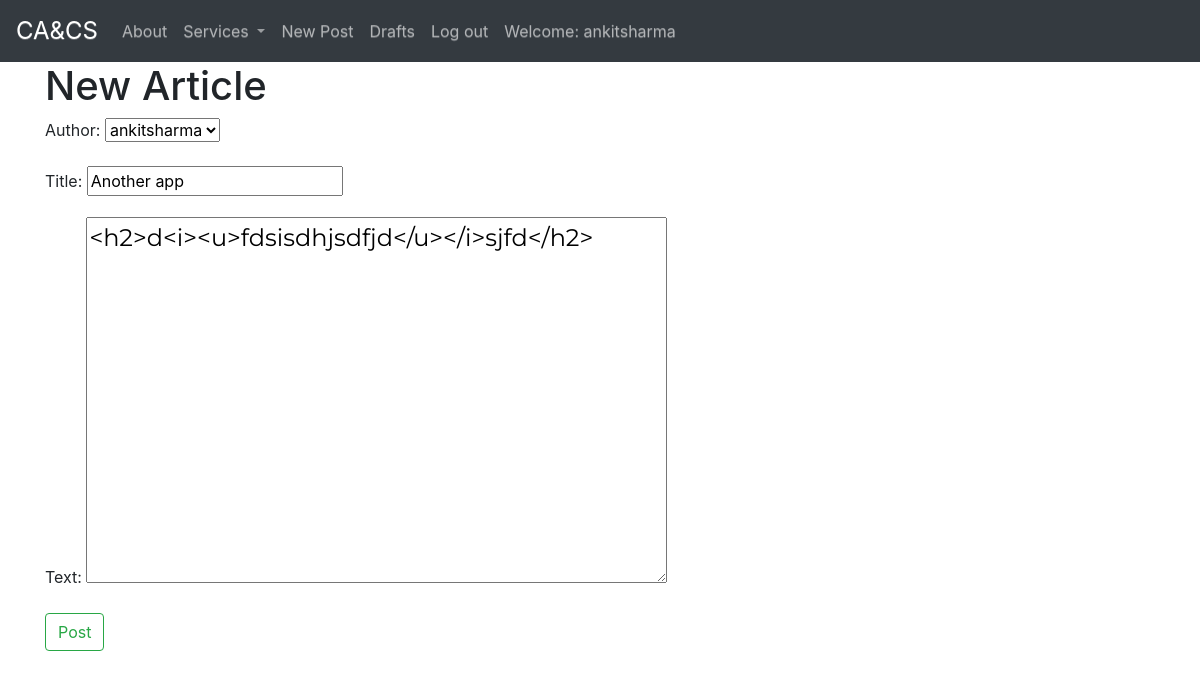
Screenshot of /post/2/edit/ (signed in) with the database file from the repository.
### blog/models.py (models this page shows, shortened)
class Post(models.Model):
    author = models.ForeignKey('auth.User',on_delete=models.CASCADE,)
    title = models.CharField(max_length=200)
    text = RichTextUploadingField()
    created_date = models.DateTimeField(default=timezone.now)
    published_date = models.DateTimeField(blank=True, null=True)

### blog/views.py (the view)
# urls.py: re_path(r'^post/(?P<pk>\d+)/edit/$', views.PostUpdateView.as_view(), name='post_edit'),
class PostUpdateView(LoginRequiredMixin,UpdateView):
    login_url = '/login/'
    redirect_field_name = 'blog/post_detail.html'
    form_class = PostForm
    model = Post

### blog/forms.py
class PostForm(forms.ModelForm):
    class Meta:
        model = Post
        fields = ('author','title', 'text',)
        widgets = {
            'title': forms.TextInput(attrs={'class': 'textinputclass'}),
            'text': forms.Textarea(attrs={'class': 'editable medium-editor-textarea postcontent'}),
        }

### blog/templates/blog/post_form.html (shortened to what this page needs)
{% extends 'blog/base.html' %}
{% block content %}
    <h1>New Article</h1>
    <form method="POST" class="post-form">
    {{form.as_p}}
    <button type="submit" class="btn btn-outline-success">Post</button>
    </form>
{% endblock %}

### blog/templates/blog/base.html (shortened to what this page needs)
<!DOCTYPE html>
{% load staticfiles %}
<html>
    <head>
        <link rel="stylesheet" href="https://maxcdn.bootstrapcdn.com/bootstrap/4.1.3/css/bootstrap.min.css">
        <link rel="stylesheet" href="https://use.fontawesome.com/releases/v5.4.2/css/all.css">
        <link rel="stylesheet" href="https://maxcdn.bootstrapcdn.com/bootstrap/3.3.7/css/bootstrap-theme.min.css">
        <link rel="stylesheet" href="//cdn.jsdelivr.net/medium-editor/latest/css/medium-editor.min.css" type="text/css" media="screen" charset="utf-8">
        <link rel="stylesheet" href="{% static 'css/blog.css' %}">
      </head>
<body class='loader'>
  <nav class="navbar navbar-expand-sm bg-dark navbar-dark sticky-top">
      <a class='navbar-brand bigbrand' href="{% url 'post_list' %}">CA&CS</a>
      <div class="collapse navbar-collapse" id="collapsibleNavbar">
        <ul class="nav navbar-nav">
          <li  class="nav-item"><a class="nav-link" href="{% url 'about'%}">About</a></li>
          <li  class="nav-item dropdown">
            <a class="nav-link dropdown-toggle" href="#" id="navbardrop" data-toggle="dropdown">
              Services
            </a>
          </li>
          {% if user.is_authenticated %}
          <li>
            <a class="nav-link" href="{% url 'post_new' %}" >New Post</a>
          </li>
          <li>
            <a class="nav-link" href="{% url 'post_draft_list' %}">Drafts</a>
          </li>
          <li>
            <a class="nav-link" href="{% url 'logout' %}" >Log out</a>
          </li>
          <li>
            <a class="navbar-nav mr-auto nav-link">Welcome: {{ user.username }}</a>
          </li>
            {% else %}
            <li nav-item><a class="nav-link" href="{% url 'login' %}" ><span class="glyphicon glyphicon-user"></span>Login</a></li>
          {% endif %}
        </ul>
      </div>
</nav>
        <div class="content container">
            <div class="row">
                <div class="col-sm">
                  <div class="blog_posts" style="word-wrap: break-word;">
                    {% block content %}
                    {% endblock %}
                  </div>
                </div>
            </div>
        </div>
</body>
</html>

### blog/static/css/blog.css (style rules this page uses)
.blog_posts { margin: auto; word-wrap: break-word; }
.postcontent { font-family: 'Montserrat'; font-size: 1.5em; }
.bigbrand { font-size: 1.5em; }

### rows the page displays
Post: author "ankitsharma", title "Another app", text "<h2>d<i><u>fdsisdhjsdfjd</u></i>sjfd</h2>"

### other values shown
{{ user.username }} "ankitsharma"
